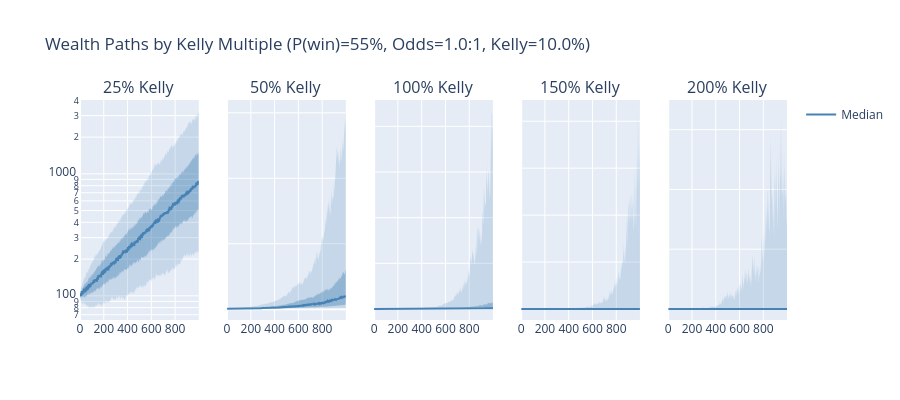

Notebook source saved alongside this figure:
### Code cell
fig.update_yaxes(type="log", row=1, col=1)
fig.update_layout(
    title=f"Wealth Paths by Kelly Multiple (P(win)={win_prob:.0%}, Odds={odds}:1, Kelly={kelly:.1%})",
    height=400,
    showlegend=True,
)
fig.show()

print(f"\nOptimal Kelly fraction: {kelly:.1%}")
print(
    f"At 2x Kelly ({2 * kelly:.1%}), left-tail wealth dispersion and drawdown risk increase sharply"
)

### Figure 1 — Plotly figure (JSON) as saved in the notebook; plotly's stock layout.template omitted (floating-point values rounded to 4 significant figures; data arrays with more than 128 entries replaced by an {"elided": "..."} marker saying what was removed)
{"data": [{"line": {"width": 0}, "mode": "lines", "showlegend": false, "type": "scatter", "x": {"elided": "1000 int values"}, "xaxis": "x", "y": {"elided": "1000 float values"}, "yaxis": "y"}, {"fill": "tonexty", "fillcolor": "rgba(70, 130, 180, 0.2)", "line": {"width": 0}, "mode": "lines", "showlegend": false, "type": "scatter", "x": {"elided": "1000 int values"}, "xaxis": "x", "y": {"elided": "1000 float values"}, "yaxis": "y"}, {"line": {"width": 0}, "mode": "lines", "showlegend": false, "type": "scatter", "x": {"elided": "1000 int values"}, "xaxis": "x", "y": {"elided": "1000 float values"}, "yaxis": "y"}, {"fill": "tonexty", "fillcolor": "rgba(70, 130, 180, 0.4)", "line": {"width": 0}, "mode": "lines", "showlegend": false, "type": "scatter", "x": {"elided": "1000 int values"}, "xaxis": "x", "y": {"elided": "1000 float values"}, "yaxis": "y"}, {"line": {"color": "steelblue", "width": 2}, "mode": "lines", "name": "Median", "showlegend": true, "type": "scatter", "x": {"elided": "1000 int values"}, "xaxis": "x", "y": {"elided": "1000 float values"}, "yaxis": "y"}, {"line": {"width": 0}, "mode": "lines", "showlegend": false, "type": "scatter", "x": {"elided": "1000 int values"}, "xaxis": "x2", "y": {"elided": "1000 float values"}, "yaxis": "y2"}, {"fill": "tonexty", "fillcolor": "rgba(70, 130, 180, 0.2)", "line": {"width": 0}, "mode": "lines", "showlegend": false, "type": "scatter", "x": {"elided": "1000 int values"}, "xaxis": "x2", "y": {"elided": "1000 float values"}, "yaxis": "y2"}, {"line": {"width": 0}, "mode": "lines", "showlegend": false, "type": "scatter", "x": {"elided": "1000 int values"}, "xaxis": "x2", "y": {"elided": "1000 float values"}, "yaxis": "y2"}, {"fill": "tonexty", "fillcolor": "rgba(70, 130, 180, 0.4)", "line": {"width": 0}, "mode": "lines", "showlegend": false, "type": "scatter", "x": {"elided": "1000 int values"}, "xaxis": "x2", "y": {"elided": "1000 float values"}, "yaxis": "y2"}, {"line": {"color": "steelblue", "width": 2}, "mode": "lines", "name": "Median", "showlegend": false, "type": "scatter", "x": {"elided": "1000 int values"}, "xaxis": "x2", "y": {"elided": "1000 float values"}, "yaxis": "y2"}, {"line": {"width": 0}, "mode": "lines", "showlegend": false, "type": "scatter", "x": {"elided": "1000 int values"}, "xaxis": "x3", "y": {"elided": "1000 float values"}, "yaxis": "y3"}, {"fill": "tonexty", "fillcolor": "rgba(70, 130, 180, 0.2)", "line": {"width": 0}, "mode": "lines", "showlegend": false, "type": "scatter", "x": {"elided": "1000 int values"}, "xaxis": "x3", "y": {"elided": "1000 float values"}, "yaxis": "y3"}, {"line": {"width": 0}, "mode": "lines", "showlegend": false, "type": "scatter", "x": {"elided": "1000 int values"}, "xaxis": "x3", "y": {"elided": "1000 float values"}, "yaxis": "y3"}, {"fill": "tonexty", "fillcolor": "rgba(70, 130, 180, 0.4)", "line": {"width": 0}, "mode": "lines", "showlegend": false, "type": "scatter", "x": {"elided": "1000 int values"}, "xaxis": "x3", "y": {"elided": "1000 float values"}, "yaxis": "y3"}, {"line": {"color": "steelblue", "width": 2}, "mode": "lines", "name": "Median", "showlegend": false, "type": "scatter", "x": {"elided": "1000 int values"}, "xaxis": "x3", "y": {"elided": "1000 float values"}, "yaxis": "y3"}, {"line": {"width": 0}, "mode": "lines", "showlegend": false, "type": "scatter", "x": {"elided": "1000 int values"}, "xaxis": "x4", "y": {"elided": "1000 float values"}, "yaxis": "y4"}, {"fill": "tonexty", "fillcolor": "rgba(70, 130, 180, 0.2)", "line": {"width": 0}, "mode": "lines", "showlegend": false, "type": "scatter", "x": {"elided": "1000 int values"}, "xaxis": "x4", "y": {"elided": "1000 float values"}, "yaxis": "y4"}, {"line": {"width": 0}, "mode": "lines", "showlegend": false, "type": "scatter", "x": {"elided": "1000 int values"}, "xaxis": "x4", "y": {"elided": "1000 float values"}, "yaxis": "y4"}, {"fill": "tonexty", "fillcolor": "rgba(70, 130, 180, 0.4)", "line": {"width": 0}, "mode": "lines", "showlegend": false, "type": "scatter", "x": {"elided": "1000 int values"}, "xaxis": "x4", "y": {"elided": "1000 float values"}, "yaxis": "y4"}, {"line": {"color": "steelblue", "width": 2}, "mode": "lines", "name": "Median", "showlegend": false, "type": "scatter", "x": {"elided": "1000 int values"}, "xaxis": "x4", "y": {"elided": "1000 float values"}, "yaxis": "y4"}, {"line": {"width": 0}, "mode": "lines", "showlegend": false, "type": "scatter", "x": {"elided": "1000 int values"}, "xaxis": "x5", "y": {"elided": "1000 float values"}, "yaxis": "y5"}, {"fill": "tonexty", "fillcolor": "rgba(70, 130, 180, 0.2)", "line": {"width": 0}, "mode": "lines", "showlegend": false, "type": "scatter", "x": {"elided": "1000 int values"}, "xaxis": "x5", "y": {"elided": "1000 float values"}, "yaxis": "y5"}, {"line": {"width": 0}, "mode": "lines", "showlegend": false, "type": "scatter", "x": {"elided": "1000 int values"}, "xaxis": "x5", "y": {"elided": "1000 float values"}, "yaxis": "y5"}, {"fill": "tonexty", "fillcolor": "rgba(70, 130, 180, 0.4)", "line": {"width": 0}, "mode": "lines", "showlegend": false, "type": "scatter", "x": {"elided": "1000 int values"}, "xaxis": "x5", "y": {"elided": "1000 float values"}, "yaxis": "y5"}, {"line": {"color": "steelblue", "width": 2}, "mode": "lines", "name": "Median", "showlegend": false, "type": "scatter", "x": {"elided": "1000 int values"}, "xaxis": "x5", "y": {"elided": "1000 float values"}, "yaxis": "y5"}], "layout": {"annotations": [{"font": {"size": 16}, "showarrow": false, "text": "25% Kelly", "x": 0.084, "xanchor": "center", "xref": "paper", "y": 1.0, "yanchor": "bottom", "yref": "paper"}, {"font": {"size": 16}, "showarrow": false, "text": "50% Kelly", "x": 0.292, "xanchor": "center", "xref": "paper", "y": 1.0, "yanchor": "bottom", "yref": "paper"}, {"font": {"size": 16}, "showarrow": false, "text": "100% Kelly", "x": 0.5, "xanchor": "center", "xref": "paper", "y": 1.0, "yanchor": "bottom", "yref": "paper"}, {"font": {"size": 16}, "showarrow": false, "text": "150% Kelly", "x": 0.708, "xanchor": "center", "xref": "paper", "y": 1.0, "yanchor": "bottom", "yref": "paper"}, {"font": {"size": 16}, "showarrow": false, "text": "200% Kelly", "x": 0.916, "xanchor": "center", "xref": "paper", "y": 1.0, "yanchor": "bottom", "yref": "paper"}], "height": 400, "showlegend": true, "title": {"text": "Wealth Paths by Kelly Multiple (P(win)=55%, Odds=1.0:1, Kelly=10.0%)"}, "xaxis": {"anchor": "y", "domain": [0.0, 0.168]}, "xaxis2": {"anchor": "y2", "domain": [0.208, 0.376]}, "xaxis3": {"anchor": "y3", "domain": [0.416, 0.584]}, "xaxis4": {"anchor": "y4", "domain": [0.624, 0.792]}, "xaxis5": {"anchor": "y5", "domain": [0.832, 1.0]}, "yaxis": {"anchor": "x", "domain": [0.0, 1.0], "type": "log"}, "yaxis2": {"anchor": "x2", "domain": [0.0, 1.0], "matches": "y", "showticklabels": false}, "yaxis3": {"anchor": "x3", "domain": [0.0, 1.0], "matches": "y", "showticklabels": false}, "yaxis4": {"anchor": "x4", "domain": [0.0, 1.0], "matches": "y", "showticklabels": false}, "yaxis5": {"anchor": "x5", "domain": [0.0, 1.0], "matches": "y", "showticklabels": false}}}
